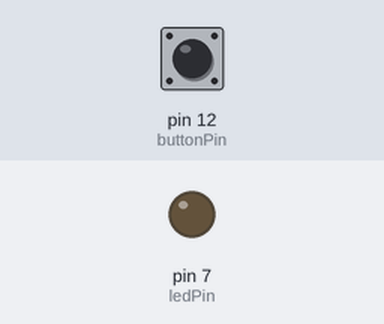
The sketch below on a simulated Arduino Uno, built with avr-gcc and run on an emulated ATmega328P. On the bench: output pins drawn as LEDs (lit = HIGH). Dashed ring = blinking. The test bench sets the inputs (shaded band); at power-on: pin 12 (buttonPin) HIGH.

Above: at 1.2 s.
1.3 s: pin 12 (buttonPin) pulled LOW for 3.2 s
At 1.7 s:
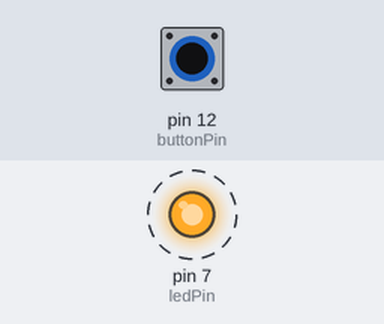
Timing chart, 0 to 6.3 s (numbered marks = the images above; inputs shaded):
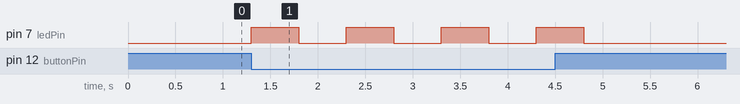

Measured:
- after the input at 1.3 s, pin 7 (ledPin): alternates HIGH for 0.50 s and LOW for 0.50 s, 8 changes in all, then stays LOW, starting at once

The sketch:

lab2.ino
```cpp
const int ledPin = 7;
const int buttonPin = 12;

void setup() {
  pinMode(ledPin, OUTPUT);
  pinMode(buttonPin, INPUT_PULLUP);
}

void loop() {
  if (digitalRead(buttonPin) == LOW) {
    digitalWrite(ledPin, HIGH);
    delay(500);
    digitalWrite(ledPin, LOW);
    delay(500);
  } else {
    digitalWrite(ledPin, LOW);
  }
}
```
